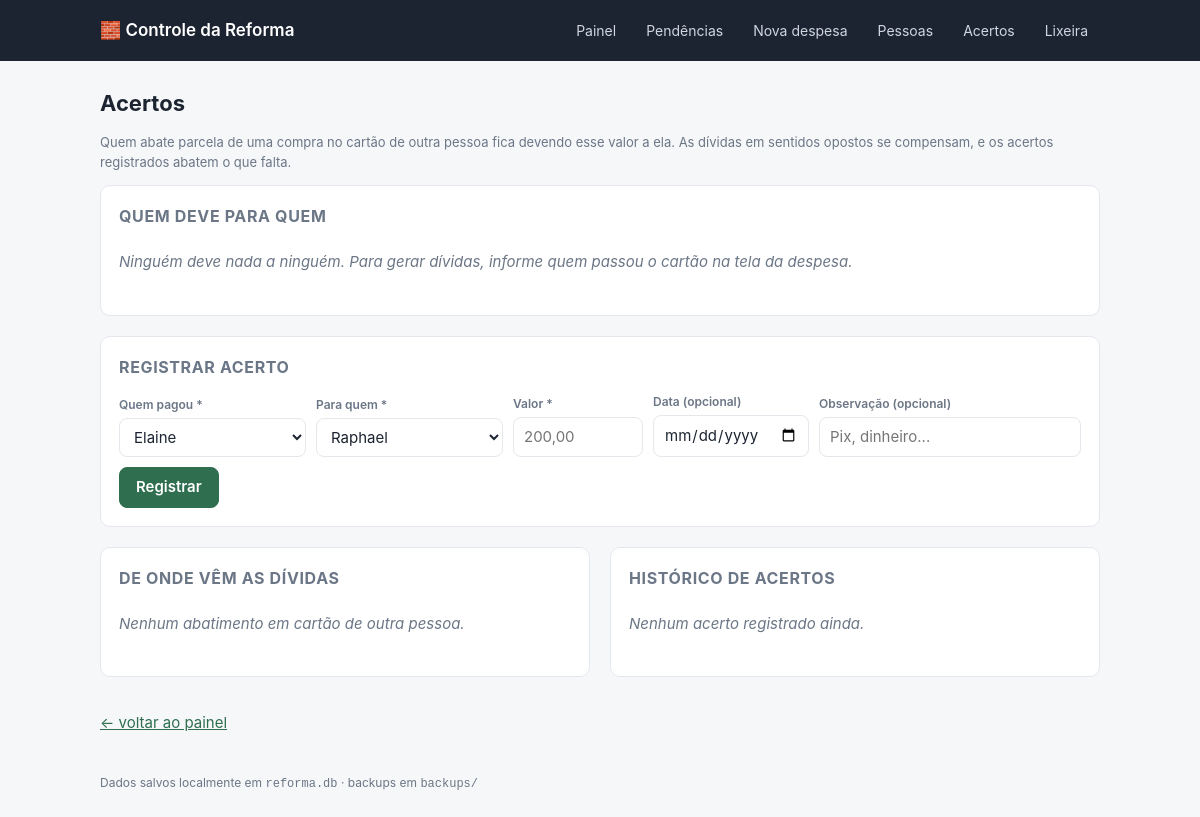
Page /acertos on the earlier database version.
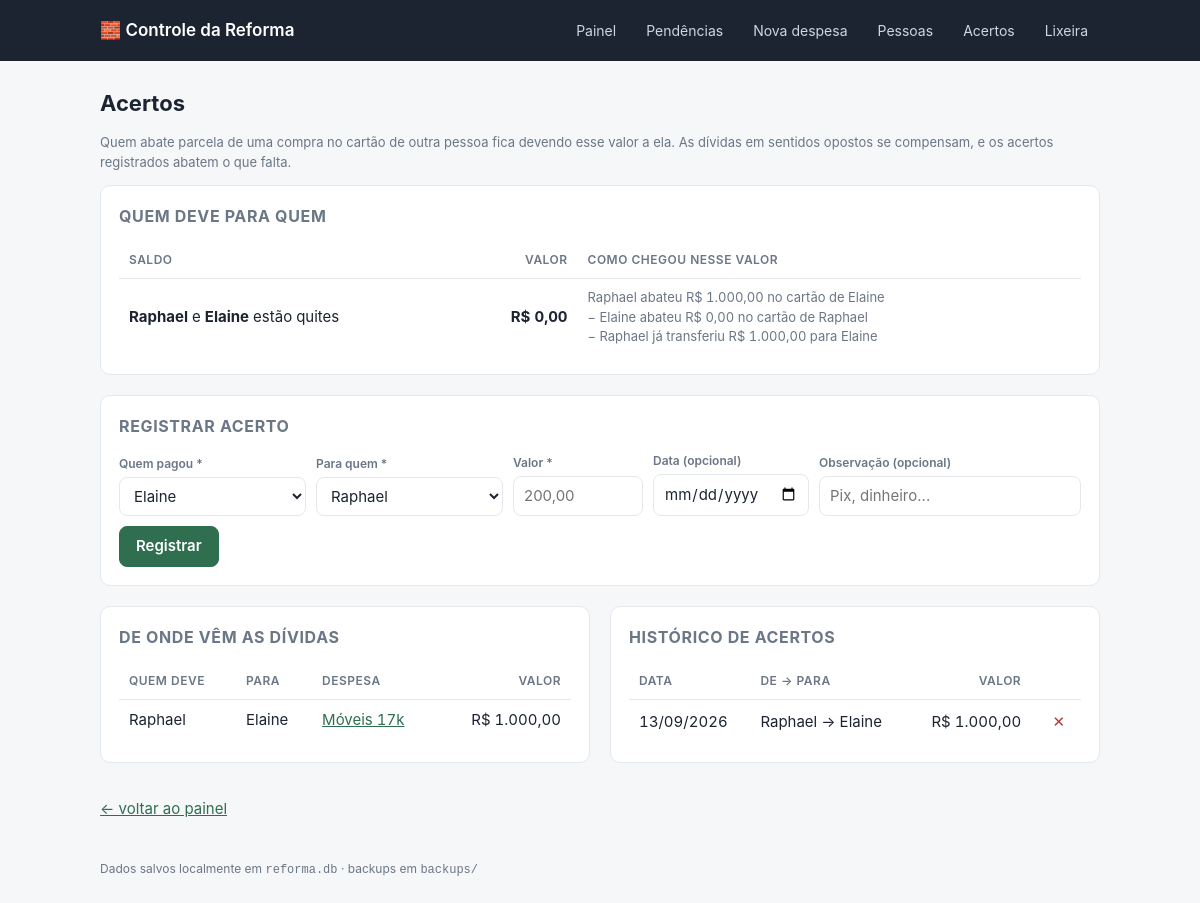
Same page on the later database version.
### tables this page shows
CREATE TABLE pessoa (
    id      INTEGER PRIMARY KEY AUTOINCREMENT,
    nome    TEXT NOT NULL UNIQUE,
    ativo   INTEGER NOT NULL DEFAULT 1
);

CREATE TABLE despesa (
    id            INTEGER PRIMARY KEY AUTOINCREMENT,
    nome          TEXT NOT NULL,
    categoria     TEXT,
    observacao    TEXT,
    valor_total   INTEGER NOT NULL,          -- centavos
    qtd_parcelas  INTEGER NOT NULL,
    criado_em     TEXT NOT NULL DEFAULT (datetime('now','localtime'))
, excluido_em TEXT, pagador_id INTEGER REFERENCES pessoa(id));

CREATE TABLE acerto (
    id              INTEGER PRIMARY KEY AUTOINCREMENT,
    de_pessoa_id    INTEGER NOT NULL REFERENCES pessoa(id),
    para_pessoa_id  INTEGER NOT NULL REFERENCES pessoa(id),
    valor           INTEGER NOT NULL,        -- centavos
    data            TEXT,                    -- YYYY-MM-DD (opcional)
    observacao      TEXT,
    criado_em       TEXT NOT NULL DEFAULT (datetime('now','localtime')),
    CHECK (de_pessoa_id <> para_pessoa_id),
    CHECK (valor > 0)
);

### app.py (the view, shortened to what this page needs)
@app.route("/acertos", methods=["GET", "POST"])
def acertos():
    return render_template(
        "acertos.html",
        saldos=db.saldos_entre_pessoas(),
        origens=db.dividas_por_despesa(),
        lista=db.listar_acertos(),
        todas_pessoas=db.listar_pessoas(),
        sugestao=request.args,
    )

### app.py (called while the page is built, shortened)
def brl(centavos):
    if centavos is None:
        centavos = 0
    sinal = "-" if centavos < 0 else ""
    centavos = abs(int(centavos))
    inteiro, cents = divmod(centavos, 100)
    return f"{sinal}R$ {inteiro:,.0f}".replace(",", ".") + f",{cents:02d}"

def data_br(iso):
    if not iso:
        return "—"
    partes = str(iso)[:10].split("-")
    return "/".join(reversed(partes)) if len(partes) == 3 else iso

@app.after_request
def backup_apos_alteracao(response):
    if request.method == "POST":
        try:
            backup.fazer_backup()
        except Exception as e:  # backup nunca pode derrubar o app
            print(f"[backup] falhou: {e}")
    return response

def calcular_pendencias():
    hoje = date.today()
    grupos = {"vencidas": [], "proximas": [], "futuras": []}
    return grupos

### db.py (called while the page is built)
def connect():
    conn = sqlite3.connect(DB_PATH)
    conn.row_factory = sqlite3.Row
    conn.execute("PRAGMA foreign_keys = ON")
    return conn

@contextmanager
def get_db():
    conn = connect()
    try:
        yield conn
        conn.commit()
    except Exception:
        conn.rollback()
        raise
    finally:
        conn.close()

### templates/acertos.html (shortened to what the changed rows need)
{% extends "base.html" %}
{% block conteudo %}
<h1>Acertos</h1>
<div class="card">
  <h2>Quem deve para quem</h2>
  {% if saldos %}
  <div class="tabela-scroll">
  <table>
    <thead>
      <tr><th>Saldo</th><th class="num">Valor</th><th>Como chegou nesse valor</th><th></th></tr>
    </thead>
    <tbody>
      {% for s in saldos %}
      <tr>
        <td>
          {% if s.valor == 0 %}<strong>{{ s.devedor }}</strong> e <strong>{{ s.credor }}</strong> estão quites
          {% else %}<strong>{{ s.devedor }}</strong> deve para <strong>{{ s.credor }}</strong>{% endif %}
        </td>
        <td class="num"><strong>{{ s.valor|brl }}</strong></td>
        <td class="pequeno suave">
          {{ s.devedor }} abateu {{ s.compras_devedor|brl }} no cartão de {{ s.credor }}<br>
          − {{ s.credor }} abateu {{ s.compras_credor|brl }} no cartão de {{ s.devedor }}<br>
          − {{ s.devedor }} já transferiu {{ s.acertos_devedor|brl }} para {{ s.credor }}
        </td>
        <td class="num">
        </td>
      </tr>
      {% endfor %}
    </tbody>
  </table>
  </div>
  {% else %}
    <p class="vazio">Ninguém deve nada a ninguém. Para gerar dívidas, informe quem passou o cartão na tela da despesa.</p>
  {% endif %}
</div>
<div class="card" id="registrar">
  <h2>Registrar acerto</h2>
</div>
<div class="duas-colunas">
  <div class="card">
    <h2>De onde vêm as dívidas</h2>
    {% if origens %}
    <div class="tabela-scroll">
    <table>
      <thead><tr><th>Quem deve</th><th>Para</th><th>Despesa</th><th class="num">Valor</th></tr></thead>
      <tbody>
        {% for o in origens %}
        <tr>
          <td>{{ o.devedor }}</td>
          <td>{{ o.credor }}</td>
          <td><a href="{{ url_for('detalhe_despesa', despesa_id=o.despesa_id) }}">{{ o.despesa }}</a></td>
          <td class="num">{{ o.total|brl }}</td>
        </tr>
        {% endfor %}
      </tbody>
    </table>
    </div>
    {% else %}<p class="vazio">Nenhum abatimento em cartão de outra pessoa.</p>{% endif %}
  </div>
  <div class="card">
    <h2>Histórico de acertos</h2>
    {% if lista %}
    <div class="tabela-scroll">
    <table>
      <thead><tr><th>Data</th><th>De → Para</th><th class="num">Valor</th><th></th></tr></thead>
      <tbody>
        {% for a in lista %}
        <tr>
          <td>{{ (a.data or a.criado_em)|data_br }}</td>
          <td>{{ a.de_pessoa }} → {{ a.para_pessoa }}{% if a.observacao %}<div class="pequeno suave">{{ a.observacao }}</div>{% endif %}</td>
          <td class="num">{{ a.valor|brl }}</td>
          <td class="num">
            <form method="post" action="{{ url_for('remover_acerto', acerto_id=a.id) }}"
                  onsubmit="return confirm('Remover este acerto?')">
              <button class="link" type="submit" title="Remover">✕</button>
            </form>
          </td>
        </tr>
        {% endfor %}
      </tbody>
    </table>
    </div>
    {% else %}<p class="vazio">Nenhum acerto registrado ainda.</p>{% endif %}
  </div>
</div>
{% endblock %}

Differences in the rows shown:
now on this page (row unchanged): pessoa: devedor "Raphael", devedor "Raphael", devedor "Raphael", devedor "Raphael"
now on this page (row unchanged): pessoa: credor "Elaine", credor "Elaine", credor "Elaine", credor "Elaine"
added despesa: devedor "Raphael", credor "Elaine", despesa "Móveis 17k", total|brl "R$ 1.000,00"
added acerto: criado_em "13/09/2026", de_pessoa "Raphael", para_pessoa "Elaine", valor|brl "R$ 1.000,00"
Other differences:
text no longer shown: "Ninguém deve nada a ninguém. Para gerar dívidas, informe quem passou o cartão na tela da despesa. Nenhum abatimento em cartão de outra pessoa. Nenhum acerto registrado ainda."
text now shown: "SALDO VALOR COMO CHEGOU NESSE VALOR QUEM DEVE PARA DESPESA VALOR DATA DE → PARA VALOR"
new list line: "e estão quites R$ 0,00 abateu R$ 1.000,00 no cartão de − abateu R$ 0,00 no cartão de − já transferiu R$ 1.000,00 para"
